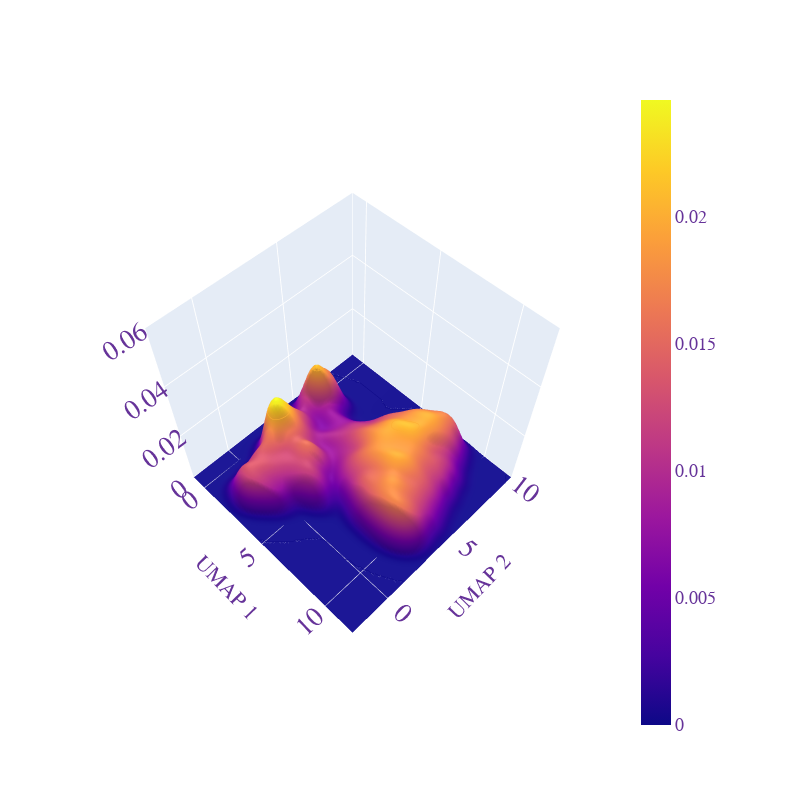

The notebook cell saved with this chart:
### Code cell
extracted_df = pd.read_csv(
    "/home/mvries/Documents/Datasets/OPM/SingleCellFromNathan_17122021/dgcnn_foldingnet_128_001_cell_updated.csv"
)


np.random.seed(42)
scalar = StandardScaler()
scaled_features = scalar.fit_transform(np.asarray(extracted_df.iloc[:, 0:128]))
reducer = umap.UMAP(random_state=42)
embedding = reducer.fit_transform(scaled_features)
b = np.zeros((len(embedding), 2))
b[:, 0] = embedding[:, 0]
b[:, 1] = embedding[:, 1]

extracted_df["UMAP1"] = embedding[:, 0]
extracted_df["UMAP2"] = embedding[:, 1]

# Extract x and y
x = extracted_df["UMAP1"].values
y = extracted_df["UMAP2"].values

# Define the borders
deltaX = (max(x) - min(x)) / 10
deltaY = (max(y) - min(y)) / 10
xmin = min(x) - deltaX
xmax = max(x) + deltaX
ymin = min(y) - deltaY
ymax = max(y) + deltaY


# Create meshgrid
xx, yy = np.mgrid[xmin:xmax:100j, ymin:ymax:100j]

positions = np.vstack([xx.ravel(), yy.ravel()])
values = np.vstack([x, y])
kernel = st.gaussian_kde(values)
f = np.reshape(kernel(positions).T, xx.shape)


fig = go.Figure(data=[go.Surface(z=f, x=xx, y=yy)])
fig.update_coloraxes(colorbar_orientation="h")
fig.update_layout(
    autosize=False,
    scene_camera_eye=dict(x=1.25, y=-1.25, z=2.5),
    width=800,
    height=800,
    margin=dict(l=85, r=180, b=65, t=90),
)
fig.update_traces(
    contours_z=dict(
        show=True, usecolormap=True, highlightcolor="limegreen", project_z=True
    )
)
fig.update_layout(
    scene=dict(xaxis_title="UMAP 1", yaxis_title="UMAP 2", zaxis_title=""),
    font=dict(family="Courier New, monospace", size=18, color="RebeccaPurple"),
)
fig.update_layout(coloraxis_colorbar_x=-1.15)
fig.update_layout(
    scene=dict(
        xaxis=dict(
            nticks=4,
            range=[-1, 12],
        ),
        yaxis=dict(
            nticks=4,
            range=[-2.5, 10],
        ),
        zaxis=dict(
            nticks=4,
            range=[0, 0.06],
        ),
    )
)

fig.show()

### Figure 1 — Plotly figure (JSON) as saved in the notebook; plotly's stock layout.template omitted (floating-point values rounded to 4 significant figures; data arrays with more than 128 entries replaced by an {"elided": "..."} marker saying what was removed)
{"data": [{"contours": {"z": {"highlightcolor": "limegreen", "project": {"z": true}, "show": true, "usecolormap": true}}, "type": "surface", "x": {"elided": "100x100 float values"}, "y": {"elided": "100x100 float values"}, "z": {"elided": "100x100 float values"}}], "layout": {"autosize": false, "coloraxis": {"colorbar": {"orientation": "h", "x": -1.15}}, "font": {"color": "RebeccaPurple", "family": "Courier New, monospace", "size": 18}, "height": 800, "margin": {"b": 65, "l": 85, "r": 180, "t": 90}, "scene": {"camera": {"eye": {"x": 1.25, "y": -1.25, "z": 2.5}}, "xaxis": {"nticks": 4, "range": [-1, 12], "title": {"text": "UMAP 1"}}, "yaxis": {"nticks": 4, "range": [-2.5, 10], "title": {"text": "UMAP 2"}}, "zaxis": {"nticks": 4, "range": [0, 0.06], "title": {"text": ""}}}, "width": 800}}
